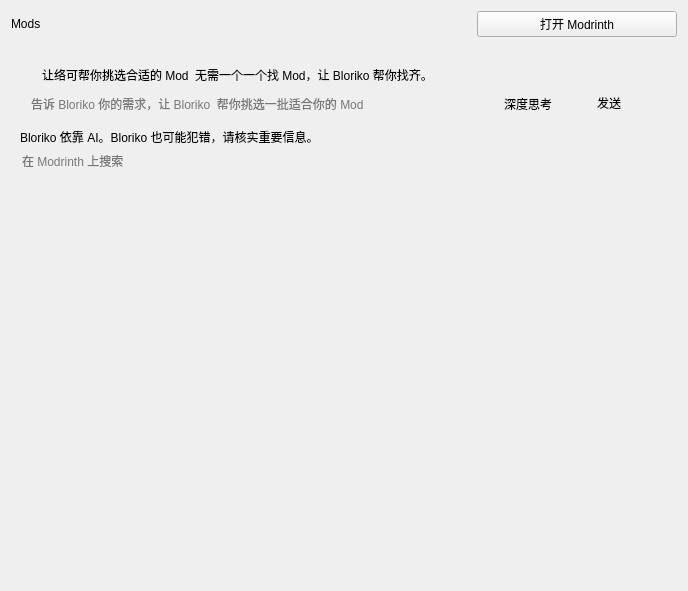
<?xml version="1.0" encoding="UTF-8"?>
<ui version="4.0">
 <class>Form</class>
 <widget class="QWidget" name="Form">
  <property name="geometry">
   <rect>
    <x>0</x>
    <y>0</y>
    <width>688</width>
    <height>591</height>
   </rect>
  </property>
  <property name="sizePolicy">
   <sizepolicy hsizetype="Preferred" vsizetype="Expanding">
    <horstretch>0</horstretch>
    <verstretch>0</verstretch>
   </sizepolicy>
  </property>
  <property name="windowTitle">
   <string>Form</string>
  </property>
  <property name="styleSheet">
   <string>
    @import url('https://cdn.jsdelivr.net/gh/zhiyiYo/PyQt-Fluent-Widgets@main/qfluentwidgets.qss');
   </string>
  </property>
  <layout class="QVBoxLayout" name="verticalLayout">
   <item>
    <layout class="QHBoxLayout" name="horizontalLayout">
     <item>
      <widget class="TitleLabel" name="TitleLabel">
       <property name="text">
        <string>Mods</string>
       </property>
      </widget>
     </item>
     <item>
      <spacer name="horizontalSpacer">
       <property name="orientation">
        <enum>Qt::Horizontal</enum>
       </property>
       <property name="sizeHint" stdset="0">
        <size>
         <width>40</width>
         <height>20</height>
        </size>
       </property>
      </spacer>
     </item>
     <item>
      <widget class="PushButton" name="Open_Modrinth_Button">
       <property name="minimumSize">
        <size>
         <width>200</width>
         <height>0</height>
        </size>
       </property>
       <property name="text">
        <string>打开 Modrinth</string>
       </property>
      </widget>
     </item>
    </layout>
   </item>
   <item>
    <widget class="SmoothScrollArea" name="SmoothScrollArea">
     <property name="styleSheet">
      <string notr="true">background: transparent; border: none</string>
     </property>
     <property name="widgetResizable">
      <bool>true</bool>
     </property>
     <widget class="QWidget" name="scrollAreaWidgetContents">
      <property name="geometry">
       <rect>
        <x>0</x>
        <y>0</y>
        <width>670</width>
        <height>528</height>
       </rect>
      </property>
      <layout class="QVBoxLayout" name="verticalLayout_2">
       <item>
        <widget class="CardWidget" name="CardWidget">
         <property name="minimumSize">
          <size>
           <width>0</width>
           <height>70</height>
          </size>
         </property>
         <layout class="QVBoxLayout" name="verticalLayout_3">
          <item>
           <layout class="QHBoxLayout" name="horizontalLayout_2">
            <item>
             <widget class="CaptionLabel" name="BlorikoIcon">
              <property name="maximumSize">
               <size>
                <width>35</width>
                <height>35</height>
               </size>
              </property>
              <property name="text">
               <string/>
              </property>
              <property name="pixmap">
               <pixmap>icon/Bloriko.jpg</pixmap>
              </property>
              <property name="scaledContents">
               <bool>true</bool>
              </property>
              <property name="wordWrap">
               <bool>false</bool>
              </property>
             </widget>
            </item>
            <item>
             <widget class="StrongBodyLabel" name="StrongBodyLabel">
              <property name="text">
               <string>让络可帮你挑选合适的 Mod</string>
              </property>
             </widget>
            </item>
            <item>
             <widget class="CaptionLabel" name="CaptionLabel">
              <property name="text">
               <string>无需一个一个找 Mod，让 Bloriko 帮你找齐。</string>
              </property>
             </widget>
            </item>
            <item>
             <spacer name="horizontalSpacer_2">
              <property name="orientation">
               <enum>Qt::Horizontal</enum>
              </property>
              <property name="sizeHint" stdset="0">
               <size>
                <width>40</width>
                <height>20</height>
               </size>
              </property>
             </spacer>
            </item>
           </layout>
          </item>
          <item>
           <layout class="QHBoxLayout" name="horizontalLayout_3">
            <item>
             <widget class="LineEdit" name="AskBloriko_Edit">
              <property name="inputMask">
               <string/>
              </property>
              <property name="placeholderText">
               <string>告诉 Bloriko 你的需求，让 Bloriko  帮你挑选一批适合你的 Mod</string>
              </property>
             </widget>
            </item>
            <item>
             <widget class="CheckBox" name="Bloriko_DeepThink_CheckBox">
              <property name="text">
               <string>深度思考</string>
              </property>
             </widget>
            </item>
            <item>
             <widget class="PushButton" name="AskBloriko_Button">
              <property name="minimumSize">
               <size>
                <width>100</width>
                <height>0</height>
               </size>
              </property>
              <property name="text">
               <string>发送</string>
              </property>
             </widget>
            </item>
           </layout>
          </item>
         </layout>
        </widget>
       </item>
       <item>
        <widget class="CaptionLabel" name="Bloriko_Important_Info">
         <property name="text">
          <string>Bloriko 依靠 AI。Bloriko 也可能犯错，请核实重要信息。</string>
         </property>
         <property name="alignment">
          <set>Qt::AlignLeading|Qt::AlignLeft|Qt::AlignVCenter</set>
         </property>
         <property name="lightColor" stdset="0">
          <color>
           <red>127</red>
           <green>127</green>
           <blue>127</blue>
          </color>
         </property>
         <property name="darkColor" stdset="0">
          <color>
           <red>185</red>
           <green>185</green>
           <blue>185</blue>
          </color>
         </property>
        </widget>
       </item>
       <item>
        <widget class="SearchLineEdit" name="Search">
         <property name="inputMask">
          <string/>
         </property>
         <property name="text">
          <string/>
         </property>
         <property name="placeholderText">
          <string>在 Modrinth 上搜索</string>
         </property>
        </widget>
       </item>
       <item>
        <widget class="SmoothScrollArea" name="mod_list">
         <property name="widgetResizable">
          <bool>true</bool>
         </property>
         <widget class="QWidget" name="scrollAreaWidgetContents_2">
          <property name="geometry">
           <rect>
            <x>0</x>
            <y>0</y>
            <width>652</width>
            <height>347</height>
           </rect>
          </property>
         </widget>
        </widget>
       </item>
      </layout>
     </widget>
    </widget>
   </item>
  </layout>
 </widget>
 <customwidgets>
  <customwidget>
   <class>CheckBox</class>
   <extends>QCheckBox</extends>
   <header>qfluentwidgets</header>
  </customwidget>
  <customwidget>
   <class>PushButton</class>
   <extends>QPushButton</extends>
   <header>qfluentwidgets</header>
  </customwidget>
  <customwidget>
   <class>CardWidget</class>
   <extends>QFrame</extends>
   <header>qfluentwidgets</header>
   <container>1</container>
  </customwidget>
  <customwidget>
   <class>SmoothScrollArea</class>
   <extends>QScrollArea</extends>
   <header>qfluentwidgets</header>
   <container>1</container>
  </customwidget>
  <customwidget>
   <class>CaptionLabel</class>
   <extends>QLabel</extends>
   <header>qfluentwidgets</header>
  </customwidget>
  <customwidget>
   <class>StrongBodyLabel</class>
   <extends>QLabel</extends>
   <header>qfluentwidgets</header>
  </customwidget>
  <customwidget>
   <class>TitleLabel</class>
   <extends>QLabel</extends>
   <header>qfluentwidgets</header>
  </customwidget>
  <customwidget>
   <class>LineEdit</class>
   <extends>QLineEdit</extends>
   <header>qfluentwidgets</header>
  </customwidget>
  <customwidget>
   <class>SearchLineEdit</class>
   <extends>LineEdit</extends>
   <header>qfluentwidgets</header>
  </customwidget>
 </customwidgets>
 <resources/>
 <connections/>
</ui>
